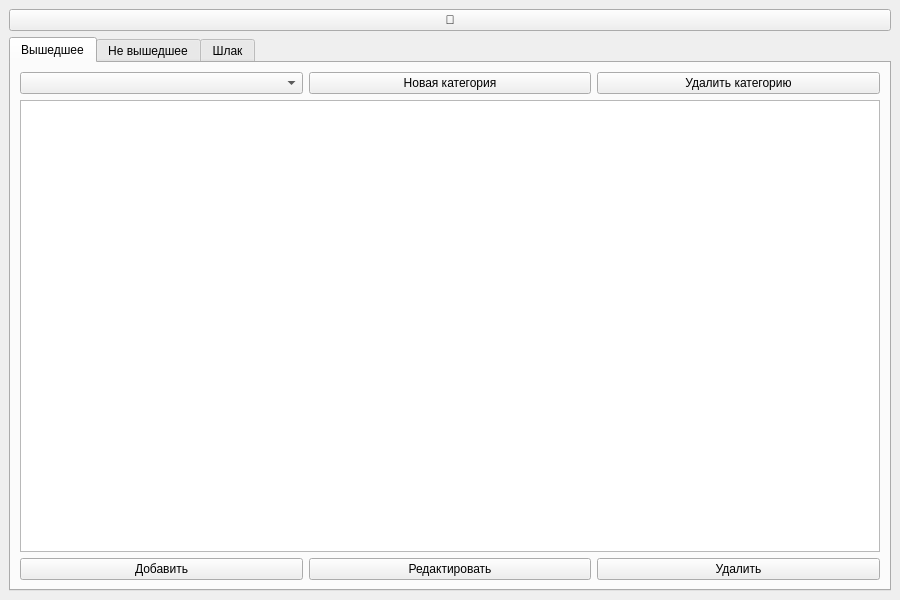
<?xml version="1.0" encoding="UTF-8"?>
<ui version="4.0">
 <class>MainWindow</class>
 <widget class="QMainWindow" name="MainWindow">
  <property name="geometry">
   <rect>
    <x>0</x>
    <y>0</y>
    <width>900</width>
    <height>600</height>
   </rect>
  </property>
  <property name="windowTitle">
   <string>Что я хочу посмотреть</string>
  </property>
  <widget class="QWidget" name="centralwidget">
   <layout class="QVBoxLayout" name="verticalLayout_1">
    <item>
     <widget class="QPushButton" name="btnToggleTheme">
      <property name="text">
       <string notr="true">🌙</string>
      </property>
      <property name="checkable">
       <bool>true</bool>
      </property>
     </widget>
    </item>
    <item>
     <widget class="QTabWidget" name="tabWidget">
      <property name="currentIndex">
       <number>0</number>
      </property>
      <widget class="QWidget" name="tab">
       <attribute name="title">
        <string>Вышедшее</string>
       </attribute>
       <layout class="QVBoxLayout" name="verticalLayoutReleased">
        <item>
         <layout class="QHBoxLayout" name="categoryLayout">
          <item>
           <widget class="QComboBox" name="comboCategoryReleased"/>
          </item>
          <item>
           <widget class="QPushButton" name="btnAddCategory">
            <property name="text">
             <string>Новая категория</string>
            </property>
           </widget>
          </item>
          <item>
           <widget class="QPushButton" name="btnRemoveCategory">
            <property name="text">
             <string>Удалить категорию</string>
            </property>
           </widget>
          </item>
         </layout>
        </item>
        <item>
         <widget class="QListView" name="listReleased"/>
        </item>
        <item>
         <layout class="QHBoxLayout" name="releasedButtons">
          <item>
           <widget class="QPushButton" name="btnAddReleased">
            <property name="text">
             <string>Добавить</string>
            </property>
           </widget>
          </item>
          <item>
           <widget class="QPushButton" name="btnEditReleased">
            <property name="text">
             <string>Редактировать</string>
            </property>
           </widget>
          </item>
          <item>
           <widget class="QPushButton" name="btnRemoveReleased">
            <property name="text">
             <string>Удалить</string>
            </property>
           </widget>
          </item>
         </layout>
        </item>
       </layout>
      </widget>
      <widget class="QWidget" name="tab_2">
       <attribute name="title">
        <string>Не вышедшее</string>
       </attribute>
       <layout class="QVBoxLayout" name="verticalLayoutUpcoming">
        <item>
         <widget class="QListView" name="listUpcoming"/>
        </item>
        <item>
         <layout class="QHBoxLayout" name="upcomingButtons">
          <item>
           <widget class="QPushButton" name="btnAddUpcoming">
            <property name="text">
             <string>Добавить</string>
            </property>
           </widget>
          </item>
          <item>
           <widget class="QPushButton" name="btnEditUpcoming">
            <property name="text">
             <string>Редактировать</string>
            </property>
           </widget>
          </item>
          <item>
           <widget class="QPushButton" name="btnRemoveUpcoming">
            <property name="text">
             <string>Удалить</string>
            </property>
           </widget>
          </item>
         </layout>
        </item>
       </layout>
      </widget>
      <widget class="QWidget" name="tab_3">
       <attribute name="title">
        <string>Шлак</string>
       </attribute>
       <layout class="QVBoxLayout" name="verticalLayoutTrash">
        <item>
         <widget class="QListView" name="listTrash"/>
        </item>
        <item>
         <layout class="QHBoxLayout" name="trashButtons">
          <item>
           <widget class="QPushButton" name="btnAddTrash">
            <property name="text">
             <string>Добавить</string>
            </property>
           </widget>
          </item>
          <item>
           <widget class="QPushButton" name="btnEditTrash">
            <property name="text">
             <string>Редактировать</string>
            </property>
           </widget>
          </item>
          <item>
           <widget class="QPushButton" name="btnRemoveTrash">
            <property name="text">
             <string>Удалить</string>
            </property>
           </widget>
          </item>
         </layout>
        </item>
       </layout>
      </widget>
     </widget>
    </item>
   </layout>
  </widget>
 </widget>
 <resources/>
 <connections/>
</ui>
